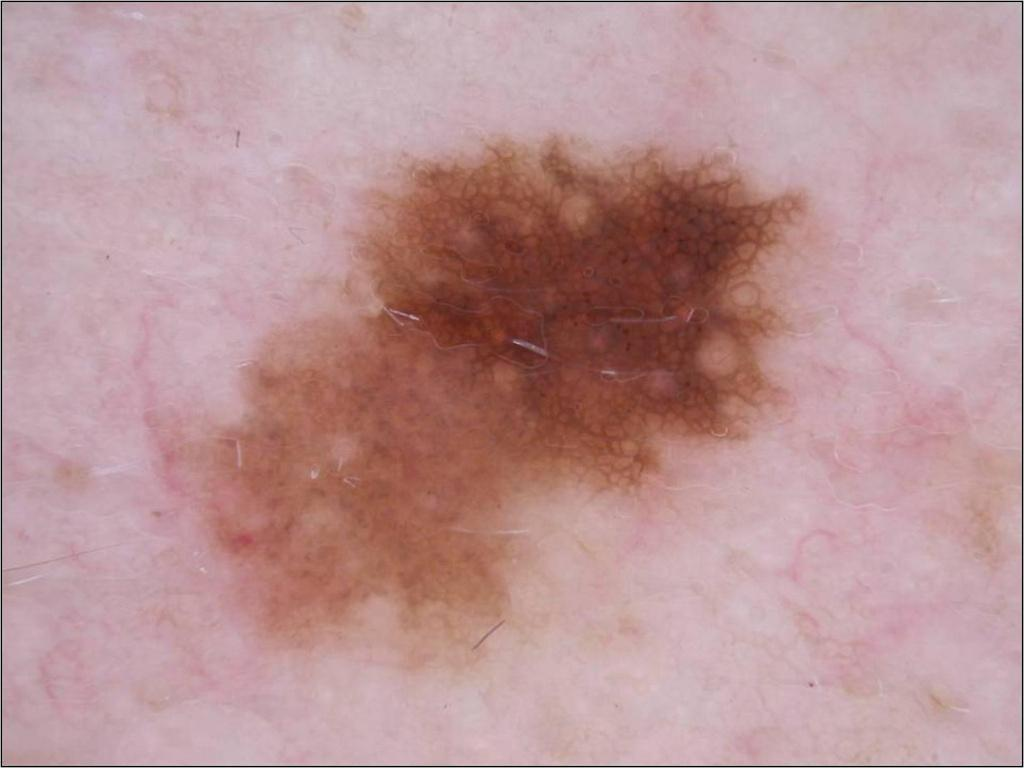
#> input picture images/naevus.jpg, 1024 x 768 px, found by its file name
$ python superpixel.py
#> lines starting #> are read from the running program, lines starting #| are printed output that depends on the picture
# import the necessary packages
from skimage.segmentation import slic
from skimage.segmentation import mark_boundaries
from skimage.util import img_as_float
from skimage import io
import matplotlib.pyplot as plt

image = img_as_float(io.imread("naevus.JPG"))

numSegments = 300

segments = slic(image, n_segments=numSegments, sigma=50)
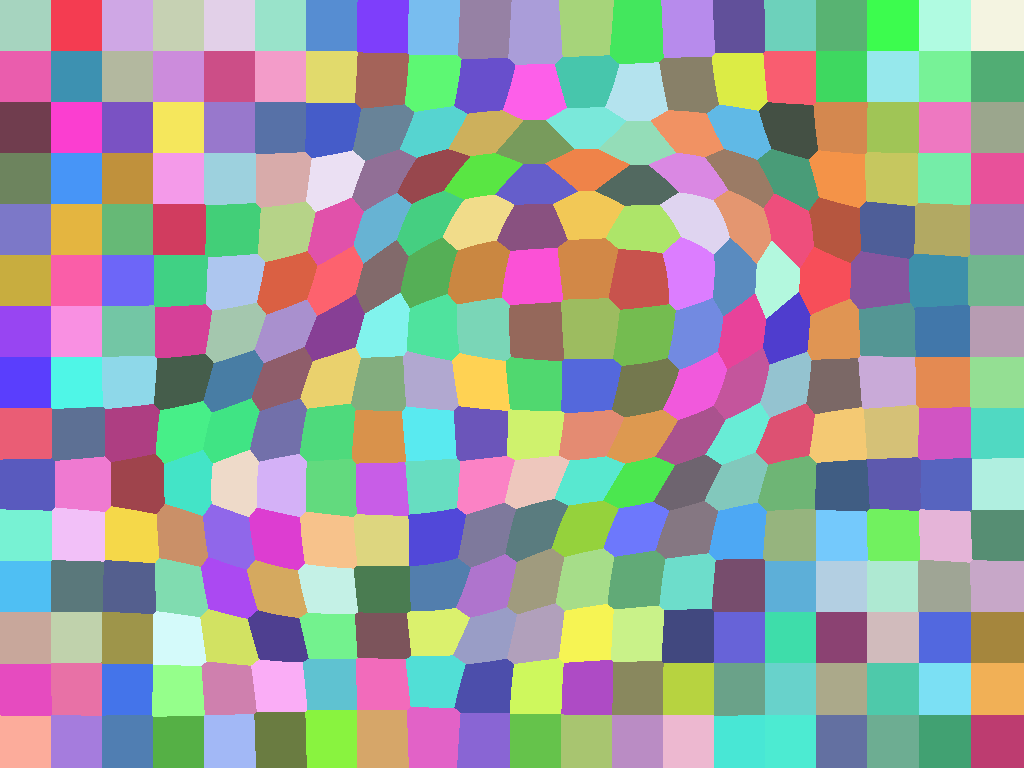
#> segments: shape (768, 1024) int64; 300 distinct labels, from 1 to 300; one colour per label, 0 black
# show the output of SLIC
fig = plt.figure("Superpixels -- %d segments" % numSegments)
ax = fig.add_subplot(1, 1, 1)
ax.imshow(mark_boundaries(image, segments))
plt.axis("off")
plt.savefig("superpixel.jpg", bbox_inches='tight',
            pad_inches=0)
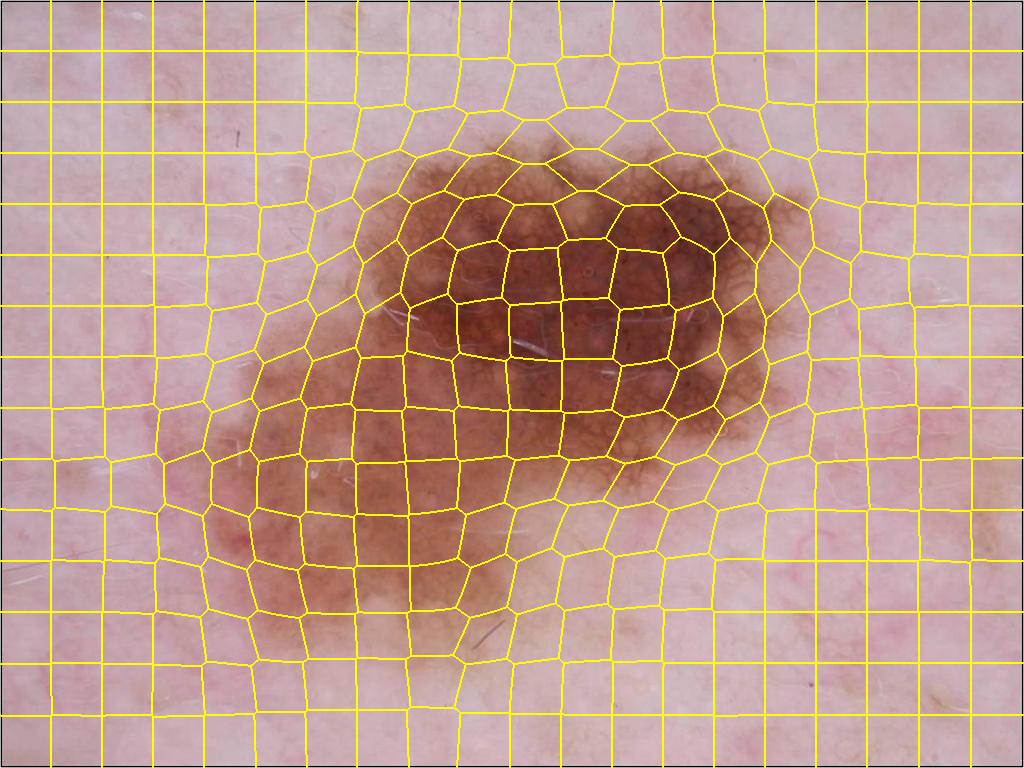
#> shown: shape (768, 1024, 3) float64; mean R, G, B 0.749, 0.611, 0.548

$ run again, with images/melanoma.jpg copied over images/naevus.jpg
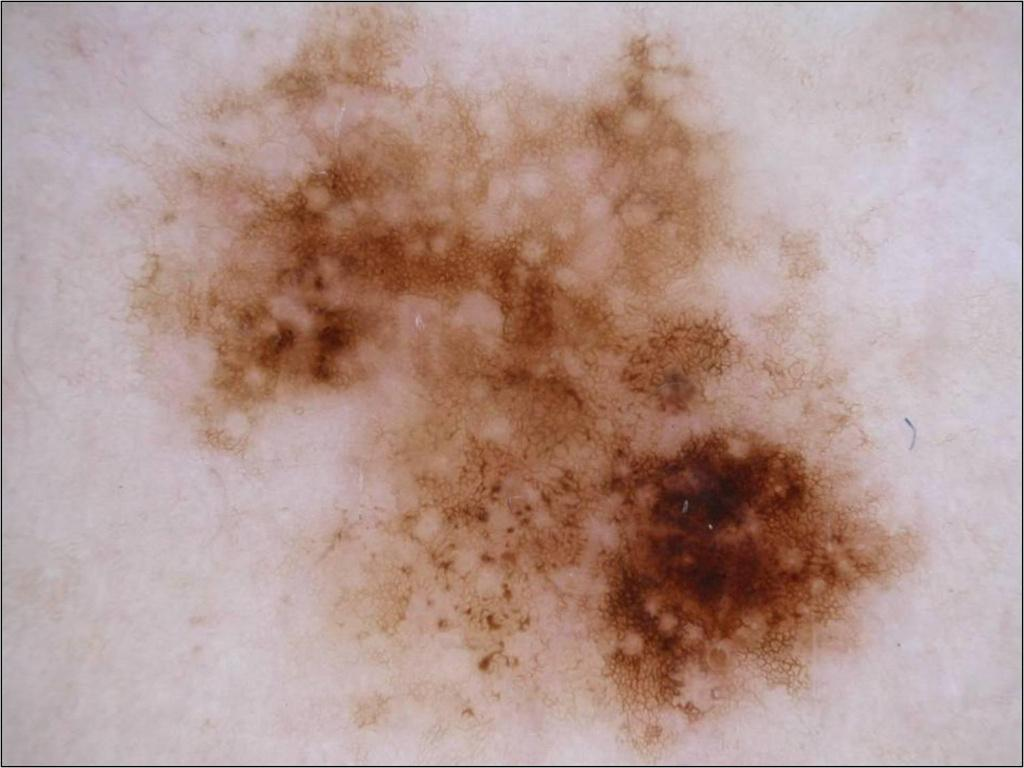
#> input picture images/melanoma.jpg, 1024 x 768 px, found by its file name
#> `segments = slic(image, n_segments=numSegments, sigma=50)`:
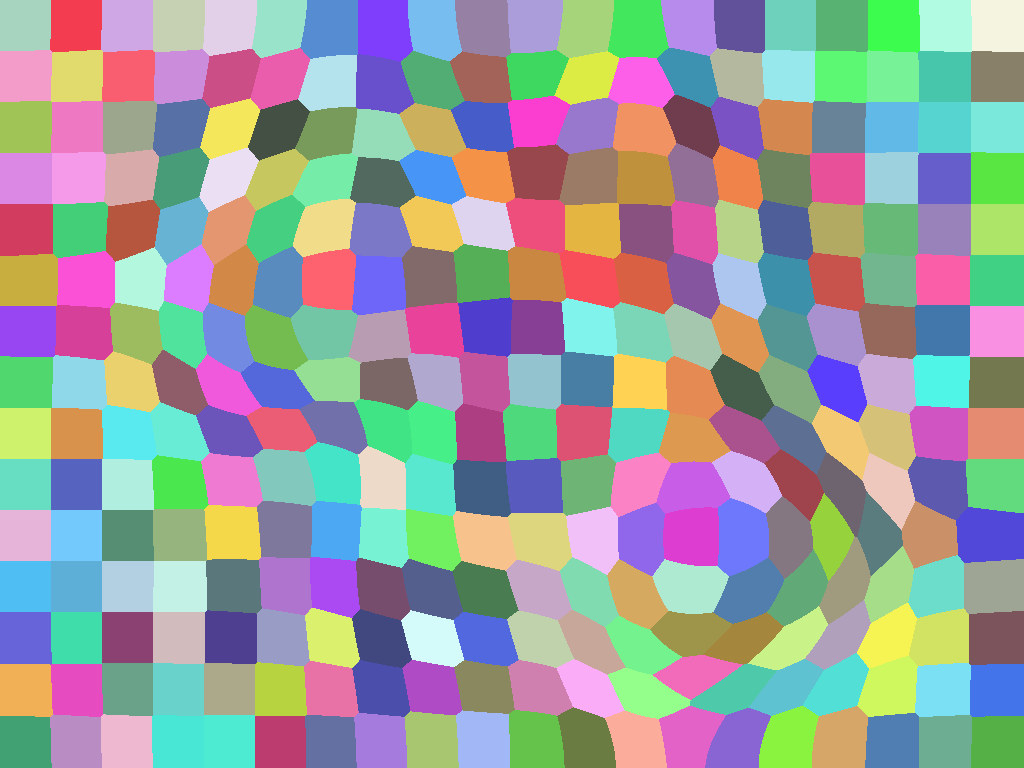
#> segments: shape (768, 1024) int64; 300 distinct labels, from 1 to 300; one colour per label, 0 black
#> `plt.savefig("superpixel.jpg", bbox_inches='tight', pad_inches=0)`:
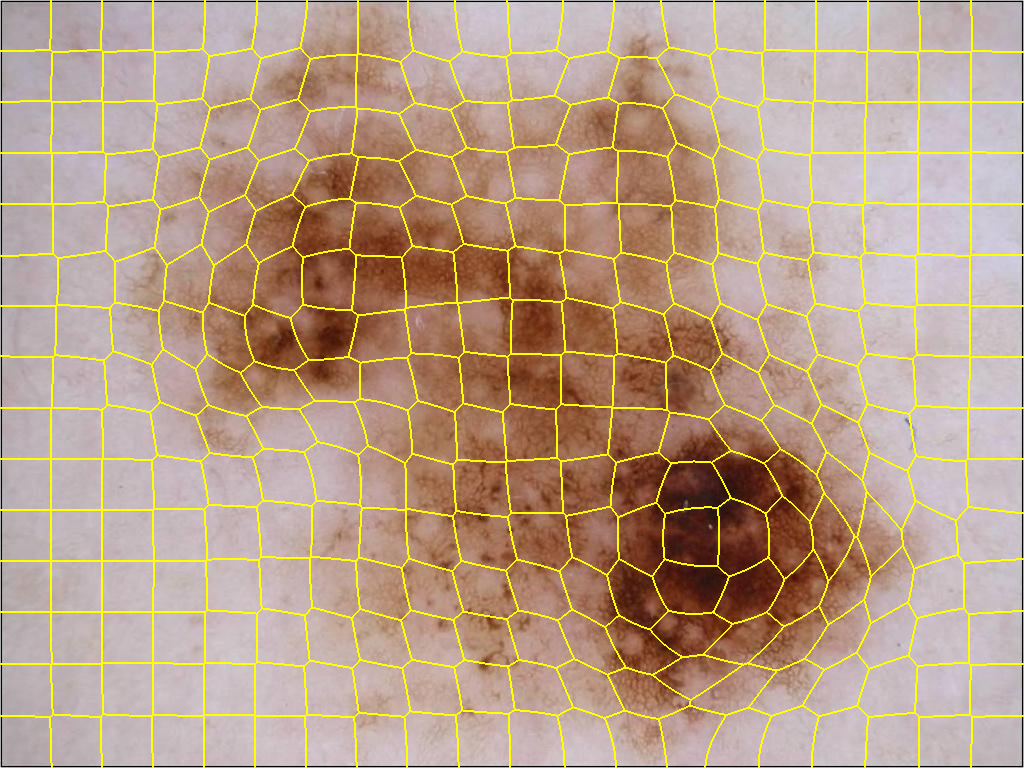
#> shown: shape (768, 1024, 3) float64; mean R, G, B 0.721, 0.62, 0.527
